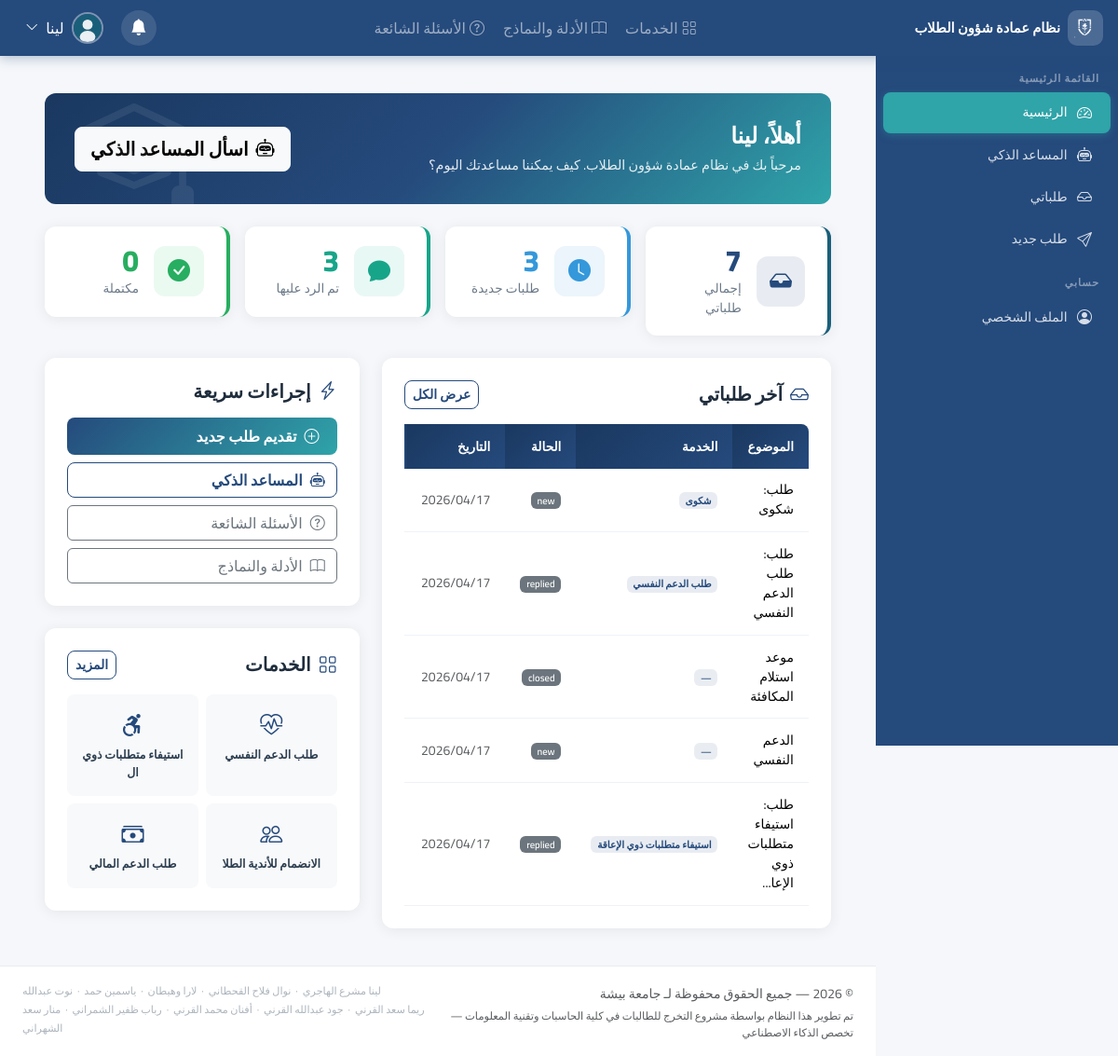
The app's page /student/dashboard.php (signed in) with its own data.
### tables this page shows
CREATE TABLE `system_settings` (
  `id` int(10) UNSIGNED NOT NULL,
  `setting_key` varchar(100) NOT NULL,
  `setting_value` text DEFAULT NULL,
  `updated_at` datetime DEFAULT current_timestamp() ON UPDATE current_timestamp()
);

CREATE TABLE `requests` (
  `id` int(10) UNSIGNED NOT NULL,
  `student_id` int(10) UNSIGNED NOT NULL,
  `service_id` int(10) UNSIGNED DEFAULT NULL,
  `request_type_id` int(10) UNSIGNED DEFAULT NULL,
  `title` varchar(250) NOT NULL,
  `description` text NOT NULL,
  `attachment` varchar(255) DEFAULT NULL,
  `status` enum('new','under_review','replied','completed','rejected','closed') DEFAULT 'new',
  `assigned_to` int(10) UNSIGNED DEFAULT NULL,
  `priority` enum('low','medium','high') DEFAULT 'medium',
  `created_at` datetime DEFAULT current_timestamp(),
  `updated_at` datetime DEFAULT current_timestamp() ON UPDATE current_timestamp()
);

CREATE TABLE `services` (
  `id` int(10) UNSIGNED NOT NULL,
  `title` varchar(200) NOT NULL,
  `description` text DEFAULT NULL,
  `department_id` int(10) UNSIGNED DEFAULT NULL,
  `conditions` text DEFAULT NULL,
  `required_documents` text DEFAULT NULL,
  `steps` text DEFAULT NULL,
  `keywords` text DEFAULT NULL,
  `icon` varchar(100) DEFAULT 'bi-gear',
  `status` enum('published','draft','archived') DEFAULT 'published',
  `assigned_role` enum('admin','advisor','both') NOT NULL DEFAULT 'admin',
  `created_by` int(10) UNSIGNED DEFAULT NULL,
  `created_at` datetime DEFAULT current_timestamp(),
  `updated_at` datetime DEFAULT current_timestamp() ON UPDATE current_timestamp()
);

### student/dashboard.php (the view, shortened to what the rows shown need)
<?php
require_once __DIR__ . '/../includes/db.php';
require_once __DIR__ . '/../includes/auth.php';
require_once __DIR__ . '/../includes/functions.php';
$userId   = getUserId();
$stats = [];
$stmt = $pdo->prepare("SELECT status, COUNT(*) as cnt FROM requests WHERE student_id = ? GROUP BY status");
$stmt->execute([$userId]);
$requestStats = $stmt->fetchAll(PDO::FETCH_KEY_PAIR);
$stats['total']   = array_sum($requestStats);
$stats['new']     = $requestStats['new'] ?? 0;
$stats['replied'] = $requestStats['replied'] ?? 0;
$stats['completed']= $requestStats['completed'] ?? 0;
$stmt = $pdo->prepare("
    SELECT mr.*, s.title as service_title
    FROM requests mr
    LEFT JOIN services s ON s.id = mr.service_id
    WHERE mr.student_id = ?
    ORDER BY mr.created_at DESC LIMIT 5
");
$stmt->execute([$userId]);
$latestRequests = $stmt->fetchAll();
$services = $pdo->query("SELECT * FROM services WHERE status = 'published' LIMIT 4")->fetchAll();
require_once __DIR__ . '/../includes/header.php';
?>
<div class="container-fluid px-4 py-3">
    <div class="welcome-banner">
        <div class="row align-items-center">
            <div class="col">
                <h2>أهلاً، <?= htmlspecialchars(explode(' ', $fullName)[0]) ?> </h2>
            </div>
        </div>
    </div>
    <div class="row g-3 mb-4">
        <div class="col-6 col-md-3">
            <div class="stat-card" style="border-color:#1a5f7a;">
                <div class="d-flex align-items-center gap-3">
                    <div>
                        <div class="stat-number text-primary"><?= $stats['total'] ?></div>
                        <div class="stat-label">إجمالي طلباتي</div>
                    </div>
                </div>
            </div>
        </div>
        <div class="col-6 col-md-3">
            <div class="stat-card" style="border-color:#3498db;">
                <div class="d-flex align-items-center gap-3">
                    <div>
                        <div class="stat-number" style="color:#3498db;"><?= $stats['new'] ?></div>
                        <div class="stat-label">طلبات جديدة</div>
                    </div>
                </div>
            </div>
        </div>
        <div class="col-6 col-md-3">
            <div class="stat-card" style="border-color:#17a589;">
                <div class="d-flex align-items-center gap-3">
                    <div>
                        <div class="stat-number" style="color:#17a589;"><?= $stats['replied'] ?></div>
                        <div class="stat-label">تم الرد عليها</div>
                    </div>
                </div>
            </div>
        </div>
    </div>
    <div class="row g-4">
        <div class="col-lg-7">
            <div class="std-card p-4 h-100">
                <?php if (empty($latestRequests)): ?>
                    <div class="empty-state py-4">
                        <div class="empty-state-icon"><i class="bi bi-inbox"></i></div>
                        <h5>لا توجد طلبات بعد</h5>
                        <p>يمكنك تقديم طلبك الأول الآن</p>
                        <a href="/STD/student/new_request.php" class="btn btn-primary">
                            <i class="bi bi-plus-circle me-1"></i>تقديم طلب
                        </a>
                    </div>
                <?php else: ?>
                    <div class="table-responsive">
                        <table class="table table-std table-hover mb-0">
                            <thead>
                                <tr>
                                    <th>الموضوع</th>
                                    <th>الخدمة</th>
                                    <th>الحالة</th>
                                    <th>التاريخ</th>
                                    <th></th>
                                </tr>
                            </thead>
                            <tbody>
                                <?php foreach ($latestRequests as $req): ?>
                                <tr>
                                    <td><?= htmlspecialchars(mb_substr($req['title'], 0, 30)) ?><?= mb_strlen($req['title']) > 30 ? '...' : '' ?></td>
                                    <td><span class="badge bg-primary-soft text-primary small"><?= htmlspecialchars($req['service_title'] ?? '—') ?></span></td>
                                    <td><?= requestStatusLabel($req['status']) ?></td>
                                    <td class="text-muted small"><?= formatDate($req['created_at']) ?></td>
                                    <td><a href="/STD/student/request_details.php?id=<?= $req['id'] ?>" class="btn btn-sm btn-outline-primary px-2 py-1"><i class="bi bi-eye"></i></a></td>
                                </tr>
                                <?php endforeach; ?>
                            </tbody>
                        </table>
                    </div>
                <?php endif; ?>
            </div>
        </div>
        <div class="col-lg-5">
            <div class="std-card p-4">
                <div class="row g-2">
                    <?php foreach ($services as $svc): ?>
                    <div class="col-6">
                        <a href="/STD/student/services.php?id=<?= $svc['id'] ?>" class="text-decoration-none">
                            <div class="p-3 rounded-3 bg-light text-center h-100" style="transition:.2s;" onmouseover="this.style.background='#e8f4f8'" onmouseout="this.style.background=''">
                                <i class="bi <?= htmlspecialchars($svc['icon']) ?> text-primary fs-4 d-block mb-1"></i>
                                <div class="small fw-600" style="font-size:.78rem;color:#2c3e50;"><?= htmlspecialchars(mb_substr($svc['title'], 0, 22)) ?></div>
                            </div>
                        </a>
                    </div>
                    <?php endforeach; ?>
                </div>
            </div>
        </div>
    </div>
</div>
<?php require_once __DIR__ . '/../includes/footer.php'; ?>

### includes/header.php (shortened to what the rows shown need)
<?php
$siteName = getSetting('site_name', 'نظام شؤون الطلاب');
$siteLogo = getSetting('site_logo', '');
$userType  = $_SESSION['user_type'] ?? '';
$fullName  = $_SESSION['full_name'] ?? '';
$prefix = '/STD';
$dashLink = match($userType) {
    'student'          => "$prefix/student/dashboard.php",
    'admin'            => "$prefix/admin/dashboard.php",
    'manager'          => "$prefix/manager/dashboard.php",
    'academic_advisor' => "$prefix/advisor/dashboard.php",
    default            => "$prefix/login.php",
};
?>
<!DOCTYPE html>
<html lang="ar" dir="rtl">
<head>
    <link rel="stylesheet" href="https://cdn.jsdelivr.net/npm/bootstrap@5.3.3/dist/css/bootstrap.rtl.min.css">
    <link rel="stylesheet" href="https://cdn.jsdelivr.net/npm/bootstrap-icons@1.11.3/font/bootstrap-icons.min.css">
    <link rel="stylesheet" href="<?= $prefix ?>/assets/css/style.css?v=<?= filemtime($_SERVER['DOCUMENT_ROOT'].'/STD/assets/css/style.css') ?>">
</head>
<body class="<?= $userType ?>-layout">
<nav class="std-navbar navbar navbar-expand-lg navbar-dark">
    <div class="container-fluid px-3 gap-2">
        <a class="d-flex align-items-center gap-2 text-decoration-none" href="<?= $dashLink ?>">
            <div class="brand-icon">
                <?php if ($siteLogo): ?>
                    <img src="/STD/assets/uploads/<?= htmlspecialchars($siteLogo) ?>" alt="<?= htmlspecialchars($siteName) ?>" style="width:36px;height:36px;object-fit:contain;border-radius:6px;">
                <?php else: ?>
                    <i class="bi bi-mortarboard-fill"></i>
                <?php endif; ?>
            </div>
            <span class="brand-title d-none d-sm-block"><?= htmlspecialchars($siteName) ?></span>
        </a>
    </div>
</nav>
<div class="layout-wrapper">
<div class="page-body">
<div class="page-content">

### includes/functions.php (shortened to what the rows shown need)
<?php
function clean(string $input): string {
    return htmlspecialchars(strip_tags(trim($input)), ENT_QUOTES, 'UTF-8');
}
function requestStatusLabel(string $status): string {
    $labels = [
        'new'          => '<span class="badge bg-primary">جديد</span>',
        'under_review' => '<span class="badge bg-warning text-dark">تحت المراجعة</span>',
        'replied'      => '<span class="badge bg-info text-dark">تم الرد</span>',
        'completed'    => '<span class="badge bg-success">مكتمل</span>',
        'rejected'     => '<span class="badge bg-danger">مرفوض</span>',
        'closed'       => '<span class="badge bg-secondary">مغلق</span>',
    ];
    return $labels[$status] ?? '<span class="badge bg-secondary">' . clean($status) . '</span>';
}
function formatDate(string $date): string {
    $timestamp = strtotime($date);
    return date('Y/m/d', $timestamp);
}

### includes/footer.php (shortened to what the rows shown need)
<?php
$uniName = getSetting('university_name', 'جامعة بيشة');
?>
</div>
<footer class="main-footer">
    <div class="container-fluid px-4">
        <div class="row align-items-start py-3 g-2">
            <div class="col-md-6 text-center text-md-start">
                <span class="text-muted small">
                    &copy; <?= date('Y') ?> — جميع الحقوق محفوظة
                    لـ <?= htmlspecialchars($uniName) ?>
                </span>
                <div class="text-muted mt-1" style="font-size:.72rem;line-height:1.6;">
                    تم تطوير هذا النظام بواسطة مشروع التخرج للطالبات في
                    كلية الحاسبات وتقنية المعلومات — تخصص الذكاء الاصطناعي
                </div>
            </div>
        </div>
    </div>
</footer>
</div>
</div>
</body>
</html>

### records on screen
system_settings: setting_value (picture)
system_settings: setting_value "نظام عمادة شؤون الطلاب"
requests: id "7", student "3", title "طلب: شكوى", service.title "شكوى", status "new", created_at "2026/04/17"
requests: title "طلب: طلب الدعم النفسي", service.title "طلب الدعم النفسي", status "replied", created_at "2026/04/17"
requests: title "موعد استلام المكافئة", service_title "—", status "closed", created_at "2026/04/17"
requests: title "الدعم النفسي", service_title "—", status "new", created_at "2026/04/17"
requests: title "طلب: استيفاء متطلبات ذوي الإعا", service.title "استيفاء متطلبات ذوي الإعاقة", status "replied", created_at "2026/04/17"
services: title "طلب الدعم النفسي"
services: title "استيفاء متطلبات ذوي ال"
services: title "الانضمام للأندية الطلا"
services: title "طلب الدعم المالي"
system_settings: setting_value "جامعة بيشة"

### other values on screen
$label "الخدمات"
$label "الأدلة والنماذج"
$label "الأسئلة الشائعة"
explode(' ', $fullName)[0] "لينا"
$stats['completed'] "0"
